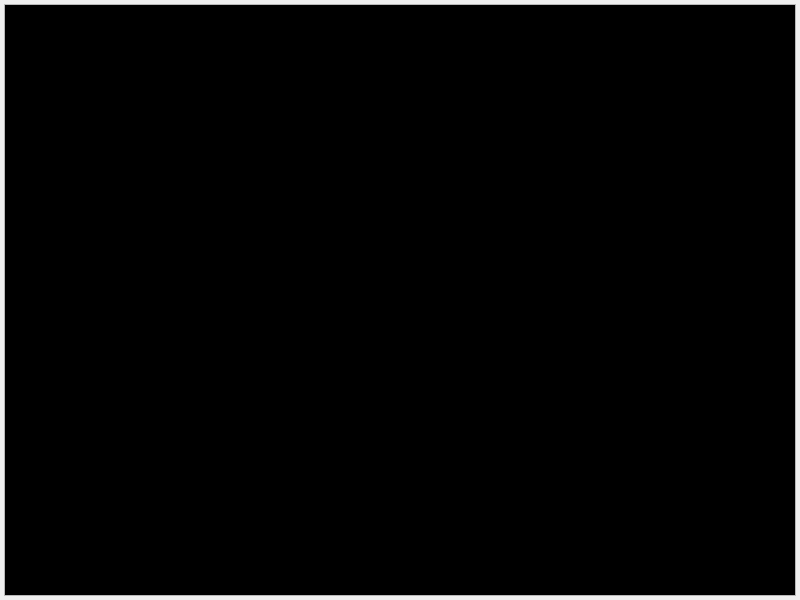
<?xml version="1.0" encoding="UTF-8"?>
<ui version="4.0">
 <class>MainWindow</class>
 <widget class="QMainWindow" name="MainWindow">
  <property name="geometry">
   <rect>
    <x>0</x>
    <y>0</y>
    <width>800</width>
    <height>600</height>
   </rect>
  </property>
  <property name="windowTitle">
   <string>RepoSync</string>
  </property>
  <property name="locale">
   <locale language="English" country="UnitedStates"/>
  </property>
  <widget class="QWidget" name="centralWidget">
   <layout class="QVBoxLayout" name="verticalLayout">
    <property name="spacing">
     <number>4</number>
    </property>
    <property name="margin">
     <number>4</number>
    </property>
    <item>
     <widget class="QTextEdit" name="logTextEdit">
      <property name="palette">
       <palette>
        <active>
         <colorrole role="Text">
          <brush brushstyle="SolidPattern">
           <color alpha="255">
            <red>255</red>
            <green>255</green>
            <blue>255</blue>
           </color>
          </brush>
         </colorrole>
         <colorrole role="Base">
          <brush brushstyle="SolidPattern">
           <color alpha="255">
            <red>0</red>
            <green>0</green>
            <blue>0</blue>
           </color>
          </brush>
         </colorrole>
        </active>
        <inactive>
         <colorrole role="Text">
          <brush brushstyle="SolidPattern">
           <color alpha="255">
            <red>255</red>
            <green>255</green>
            <blue>255</blue>
           </color>
          </brush>
         </colorrole>
         <colorrole role="Base">
          <brush brushstyle="SolidPattern">
           <color alpha="255">
            <red>0</red>
            <green>0</green>
            <blue>0</blue>
           </color>
          </brush>
         </colorrole>
        </inactive>
        <disabled>
         <colorrole role="Text">
          <brush brushstyle="SolidPattern">
           <color alpha="255">
            <red>120</red>
            <green>120</green>
            <blue>120</blue>
           </color>
          </brush>
         </colorrole>
         <colorrole role="Base">
          <brush brushstyle="SolidPattern">
           <color alpha="255">
            <red>240</red>
            <green>240</green>
            <blue>240</blue>
           </color>
          </brush>
         </colorrole>
        </disabled>
       </palette>
      </property>
      <property name="font">
       <font>
        <family>Courier New</family>
        <pointsize>10</pointsize>
       </font>
      </property>
      <property name="lineWrapMode">
       <enum>QTextEdit::NoWrap</enum>
      </property>
      <property name="readOnly">
       <bool>true</bool>
      </property>
     </widget>
    </item>
   </layout>
  </widget>
 </widget>
 <layoutdefault spacing="6" margin="11"/>
 <resources/>
 <connections/>
</ui>
